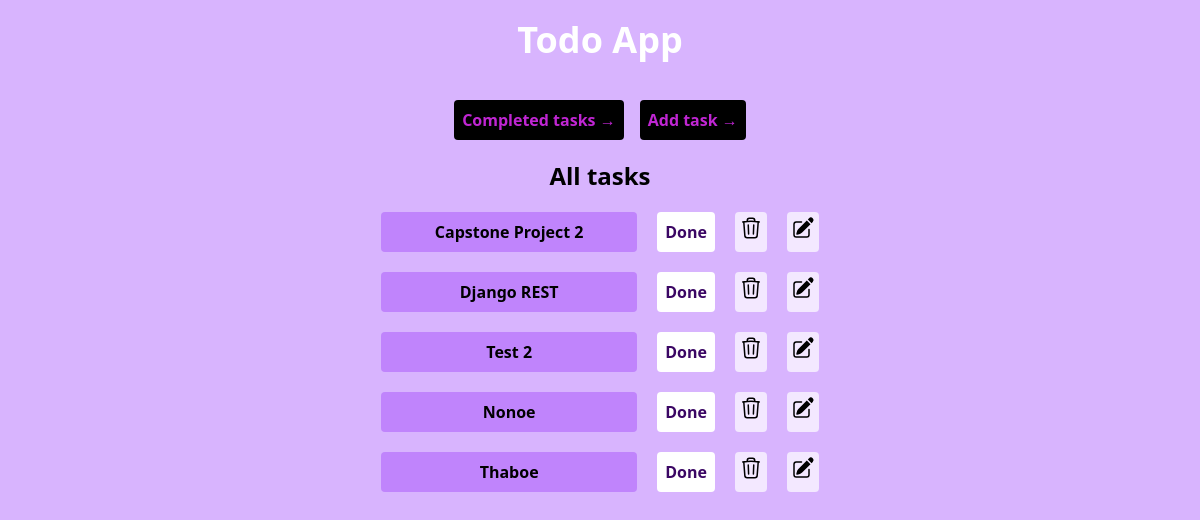
/, run on an earlier commit of the app's database.
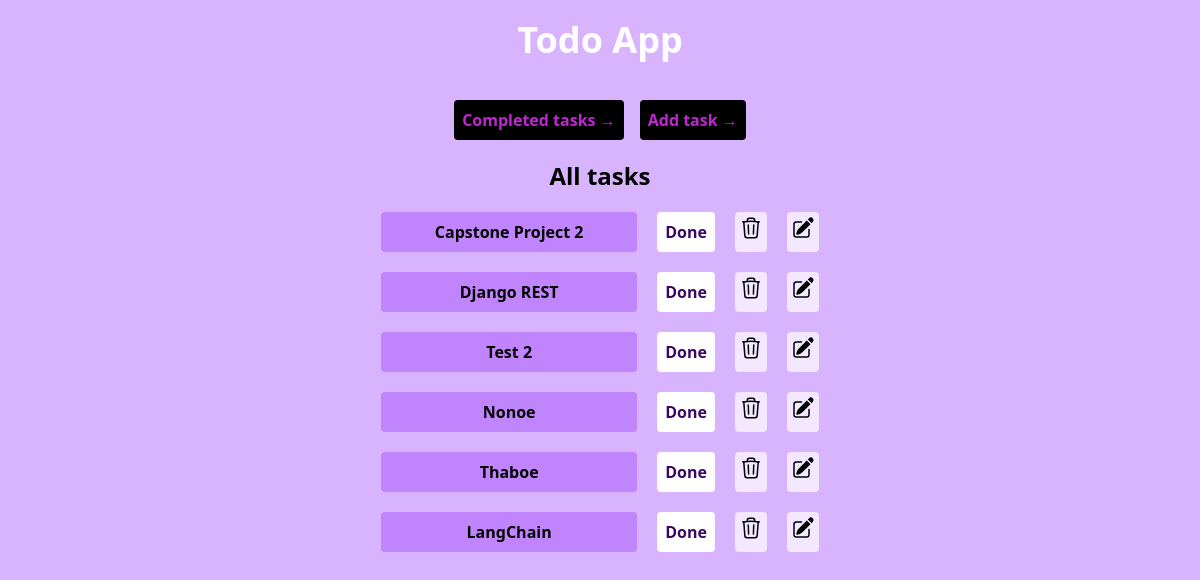
And on a later commit of the database.
### ToDo/models.py (models this page shows, shortened)
class Item(models.Model):
    title = models.CharField(max_length = 50)
    desc = models.CharField(max_length = 500)
    status = models.CharField(max_length = 50, default = "Pending")

### ToDo/views.py (the view)
# urls.py: path("", ItemListView.as_view(), name="home"),
class ItemListView(ListView):
    template_name = "ToDo/index.html"
    queryset = Item.objects.filter(status = "Pending")

### templates/ToDo/index.html (shortened to what this page needs)
{% extends 'base.html' %}
{% block content %}
    <div class="flex justify-center space-x-4 pt-5" >
        <a href="complete">
            <button class="bg-black text-fuchsia-600 rounded p-2 font-bold">Completed tasks &rarr;</button>
        </a>
        <a href="create">
            <button class="bg-black text-fuchsia-600 rounded p-2 font-bold">Add task &rarr;</button>
        </a>
    </div>
    <h2 class="text-black font-bold text-center text-2xl pt-5">All tasks</h2>
    {% for item in object_list %}
    <div class="flex flex-col justify-center items-center pt-5">
        <div class="flex justify-evenly space-x-5">
            <div class="flex justify-center bg-purple-400 rounded p-2 font-bold w-64">
                <p>{{item.title}}</p>
            </div>
            <a href="{{item.id}}/status/">
                <button class="flex justify-center bg-white text-purple-950 font-bold rounded p-2">
                    <p>Done</p>
                </button>
            </a>
            <button class="flex justify-center bg-purple-100 rounded p-1">
                <a href="{{item.id}}/delete/">
                </a>
            </button>
            <button class="flex justify-center bg-purple-100 rounded p-1">
                <a href="{{item.id}}/update/">
                </a>
            </button>
        </div>
    </div>
    {% endfor %}
{% endblock %}

What changed in the data, as far as the page shows it:
added Item: title "LangChain"
